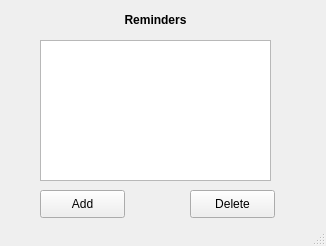
<?xml version="1.0" encoding="UTF-8"?>
<ui version="4.0">
 <class>MainWindow</class>
 <widget class="QMainWindow" name="MainWindow">
  <property name="geometry">
   <rect>
    <x>0</x>
    <y>0</y>
    <width>326</width>
    <height>246</height>
   </rect>
  </property>
  <property name="windowTitle">
   <string>MainWindow</string>
  </property>
  <widget class="QWidget" name="centralwidget">
   <widget class="QLabel" name="label">
    <property name="geometry">
     <rect>
      <x>110</x>
      <y>10</y>
      <width>91</width>
      <height>20</height>
     </rect>
    </property>
    <property name="font">
     <font>
      <weight>75</weight>
      <bold>true</bold>
     </font>
    </property>
    <property name="text">
     <string>Reminders</string>
    </property>
    <property name="alignment">
     <set>Qt::AlignCenter</set>
    </property>
   </widget>
   <widget class="QListView" name="listView">
    <property name="geometry">
     <rect>
      <x>40</x>
      <y>40</y>
      <width>231</width>
      <height>141</height>
     </rect>
    </property>
   </widget>
   <widget class="QPushButton" name="pushButton">
    <property name="geometry">
     <rect>
      <x>40</x>
      <y>190</y>
      <width>85</width>
      <height>28</height>
     </rect>
    </property>
    <property name="text">
     <string>Add</string>
    </property>
   </widget>
   <widget class="QPushButton" name="pushButton_2">
    <property name="geometry">
     <rect>
      <x>190</x>
      <y>190</y>
      <width>85</width>
      <height>28</height>
     </rect>
    </property>
    <property name="text">
     <string>Delete</string>
    </property>
   </widget>
  </widget>
  <widget class="QStatusBar" name="statusbar"/>
 </widget>
 <resources/>
 <connections/>
</ui>
